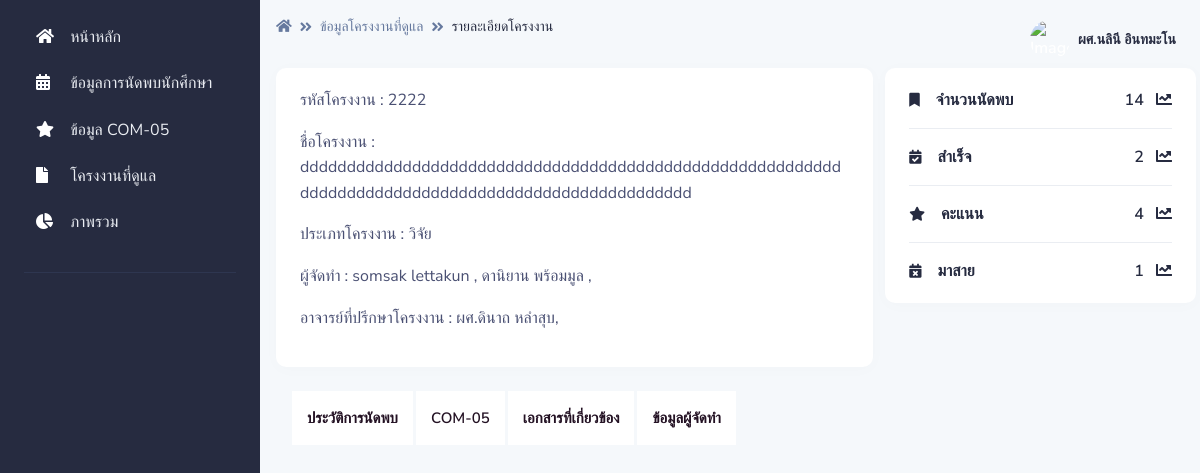
The app's page /pages/project_teacher/project_adviser.php?ID=2222 (signed in) with its own data.
### tables this page shows
CREATE TABLE `project` (
  `project_id` int(15) NOT NULL,
  `project_name` varchar(255) NOT NULL,
  `project_type` int(2) NOT NULL,
  `project_adviser1` int(15) NOT NULL,
  `project_adviser2` int(15) NOT NULL,
  `project_status` int(2) NOT NULL,
  `project_record` int(10) NOT NULL DEFAULT 1
);

CREATE TABLE `project_type` (
  `project_type_id` int(2) NOT NULL,
  `project_type_name` varchar(255) NOT NULL
);

CREATE TABLE `student` (
  `student_id` int(15) NOT NULL,
  `student_name` varchar(255) NOT NULL,
  `student_major` int(2) NOT NULL,
  `student_phone` varchar(15) NOT NULL,
  `student_email` varchar(255) NOT NULL,
  `student_password` varchar(255) NOT NULL,
  `student_photo` varchar(255) NOT NULL,
  `student_project` int(15) NOT NULL,
  `student_type` varchar(1) NOT NULL DEFAULT 'A'
);

CREATE TABLE `teacher` (
  `teacher_id` int(10) NOT NULL,
  `teacher_name` varchar(255) NOT NULL,
  `teacher_email` varchar(255) NOT NULL,
  `teacher_password` varchar(255) NOT NULL,
  `teacher_photo` varchar(255) NOT NULL,
  `teacher_type` int(1) NOT NULL DEFAULT 2
);

### pages/project_teacher/project_adviser.php (the view, shortened to what this page needs)
<?php
if (!$_SESSION["TeacherID"]){
	  Header("Location: ../../login_te.php");
}else{?>
<?php include '../../conn.php';
$id_project = $_REQUEST["ID"];?>
<!DOCTYPE html>
<html lang="en">
<head>
    <link type="text/css" href="../../vendor/@fortawesome/fontawesome-free/css/all.min.css" rel="stylesheet">
    <link type="text/css" href="../../vendor/notyf/notyf.min.css" rel="stylesheet">
    <link type="text/css" href="../../css/volt.css" rel="stylesheet">
</head>
<body>
    <?php include '../menu_te.php';?>
    <main class="content">
        <nav class="navbar navbar-top navbar-expand navbar-dashboard navbar-dark pl-0 pr-2 pb-0">
            <div class="container-fluid px-0">
                <div class="d-flex justify-content-between w-100" id="navbarSupportedContent">
                    <div class="d-flex">
                        <nav aria-label="breadcrumb">
                            <ol class="breadcrumb breadcrumb-dark breadcrumb-transparent">
                                <li class="breadcrumb-item"><a href="../student_index"><span
                                            class="fas fa-home"></span></a></li>
                                <li class="breadcrumb-item"><a href="../project_teacher">ข้อมูลโครงงานที่ดูแล</a></li>
                                <li class="breadcrumb-item active" aria-current="page">รายละเอียดโครงงาน</li>
                            </ol>
                        </nav>
                    </div>
                    <?php include '../navbar_te.php';?>
                </div>
            </div>
        </nav>
        <div class="row">
            <div class="col-12 col-xl-8">
                <div class="card border-light shadow-sm mb-4 lg-8">
                    <div class="card-body">
                    <?php
					$sql = "SELECT
                    project.project_id,
                    project.project_name,
                    project.project_type,
                    project_type.project_type_name
                    FROM
                    project
                    INNER JOIN project_type ON project.project_type = project_type.project_type_id
                    WHERE
                    project.project_id = '$id_project'";
					$result = $con->query($sql);
					if ($result->num_rows > 0) {
						while($row = $result->fetch_assoc()) {
                            echo '<p>รหัสโครงงาน : '. $row["project_id"].'</p>
                        <p>ชื่อโครงงาน : '. $row["project_name"].'</p>
                        <p>ประเภทโครงงาน : '. $row["project_type_name"].'</p>';
                    }
                    }
                    ?>
                        <p>ผู้จัดทำ :  <?php
           include '../../conn.php';
           $id_project = $_REQUEST["ID"];
					$sql = "SELECT
                    student.student_project,
                    student.student_id,
                    student.student_name
                    FROM
                    student
                    WHERE
                    student.student_project ='$id_project'";
					$result = $con->query($sql);
					if ($result->num_rows > 0) {
						while($row = $result->fetch_assoc()) {
                            echo '' . $row["student_name"].' , ';
            }
            }
            ?> </p>
                        <p>อาจารย์ที่ปรึกษาโครงงาน :
                        <?php
           include '../../conn.php';
           $id_ptojrct = $_REQUEST["ID"];
					$sql = "SELECT
                    project.project_id,
                    project.project_adviser1,
                    teacher.teacher_name
                    FROM
                    project
                    INNER JOIN teacher ON project.project_adviser1 = teacher.teacher_id
                    WHERE
                    project.project_id ='$id_ptojrct'";
					$result = $con->query($sql);
					if ($result->num_rows > 0) {
						while($row = $result->fetch_assoc()) {
                            echo '' . $row["teacher_name"].',';
                        }
                        }
                        ?>
</p>
                    </div>
                </div>
            </div>
            <div class="col-12 px-0 mb-4 col-xl-4">
                <div class="card border-light shadow-sm">
                    <div class="card-body">
                        <div class="d-flex align-items-center justify-content-between border-bottom border-light pb-3">
                            <div>
                                <h6 class="mb-0"><span class="icon icon-xs mr-3"><span
                                            class="fas fa-bookmark"></span></span>จำนวนนัดพบ</h6>
                            </div>
                            <div>
                            <a href="#" class="text-primary font-weight-bold">
                            <?php
           include '../../conn.php';
           $id_project = $_REQUEST["ID"];
					$sql = "SELECT
                    Count(appoint.appoint_id) as C_appoint,
                    appoint.project_id
                    FROM
                    appoint
                    WHERE
                    appoint.project_id = '$id_project'
                    GROUP BY
                    appoint.project_id";
					$result = $con->query($sql);
					if ($result->num_rows > 0) {
						while($row = $result->fetch_assoc()) {
                            echo $row["C_appoint"];
                        }
                        }else{
                            echo '0';
                        }
                        ?>
                            <span class="fas fa-chart-line ml-2"></span></a>
                            </div>
                        </div>
                        <div class="d-flex align-items-center justify-content-between border-bottom border-light py-3">
                            <div>
                                <h6 class="mb-0"><span class="icon icon-xs mr-3"><span
                                            class="fas fa-calendar-check"></span></span>สำเร็จ</h6>
                            </div>
                            <div>
                            <a href="#" class="text-primary font-weight-bold">
                            <?php
           include '../../conn.php';
           $id_project = $_REQUEST["ID"];
					$sql2 = "SELECT
                    Count(appoint.appoint_id) AS C_appoint01,
                    appoint.project_id
                    FROM
                    appoint
                    WHERE
                    appoint.project_id = '$id_project' AND
                    appoint.appoint_status = 4
                    GROUP BY
                    appoint.project_id";
					$result = $con->query($sql2);
					if ($result->num_rows > 0) {
						while($row = $result->fetch_assoc()) {
                            echo $row["C_appoint01"];
                        }
                        }else{
                            echo '0';
                        }
                        ?>
                            <span class="fas fa-chart-line ml-2"></span></a>
                            </div>
                        </div>
                        <div class="d-flex align-items-center justify-content-between border-bottom border-light py-3">
                            <div>
                                <h6 class="mb-0"><span class="icon icon-xs mr-3"><span
                                            class="fas fa-star"></span></span>คะแนน</h6>
                            </div>
                            <div>
                            <a href="#" class="text-primary font-weight-bold">
                            <?php
           include '../../conn.php';
           $id_project = $_REQUEST["ID"];
					$sql2 = "SELECT
                    com05.project_id,
                    Sum(score.score_score) as s_sum
                    FROM
                    com05
                    INNER JOIN score ON com05.score = score.score_id
                    WHERE
                    com05.project_id = '$id_project'
                    GROUP BY
com05.project_id
                    ";
					$result = $con->query($sql2);
					if ($result->num_rows > 0) {
						while($row = $result->fetch_assoc()) {
                            echo $row["s_sum"];
                        }
                        }else{
                            echo '0';
                        }
                        ?>
                            <span class="fas fa-chart-line ml-2"></span></a>
                            </div>
                        </div>
                        <div class="d-flex align-items-center justify-content-between pt-3">
                            <div>
                                <h6 class="mb-0"><span class="icon icon-xs mr-3"><span
                                            class="fas fa-calendar-times"></span></span>มาสาย</h6>
                            </div>
                            <div>
                                <a href="#" class="text-primary font-weight-bold">
                                <a href="#" class="text-primary font-weight-bold">
                            <?php
           include '../../conn.php';
           $id_project = $_REQUEST["ID"];
					$sql3 = "SELECT
                    com05.project_id,
                    Count(com05.com05_id) as C_Com_21,
                    com05.meet_check
                    FROM
                    com05
                    WHERE
                    com05.project_id = '$id_project' AND
                    com05.meet_check = 2
                    GROUP BY
                    com05.meet_check,
                    com05.project_id ";
					$result3 = $con->query($sql3);
					if ($result->num_rows > 0) {
						while($row = $result3->fetch_assoc()) {
                            echo $row["C_Com_21"];
                        }
                        }else{
                            echo '0';
                        }
                        ?> <span
                                        class="fas fa-chart-line ml-2"></span></a>
                            </div>
                        </div>
                    </div>
                </div>
            </div>
        </div>
        <div class="container">
            <div class="row">
                <div class="col-md-12">
                    <div class="tab" role="tabpanel">
                        <ul class="nav nav-tabs" role="tablist">
                            <li role="presentation" ><a href="#Section1" aria-controls="home" role="tab"
                                    data-toggle="tab">ประวัติการนัดพบ</a></li>
                            <li role="presentation"><a href="#Section2" aria-controls="profile" role="tab"
                                    data-toggle="tab">COM-05</a></li>
                            <li role="presentation"><a href="#Section3" aria-controls="messages" role="tab"
                                    data-toggle="tab">เอกสารที่เกี่ยวข้อง</a></li>
                                    <li role="presentation"><a href="#Section4" aria-controls="messages" role="tab"
                                    data-toggle="tab">ข้อมูลผู้จัดทำ</a></li>
                        </ul>
                        <div class="tab-content tabs">
                        </div>
                    </div>
                </div>
            </div>
        </div>
    </main>
</body>
</html>
<?php }?>

### pages/project_teacher/project_adviser.php (style rules this page uses)
.tab .nav-tabs { position: relative; border-bottom: none; }
.tab .nav-tabs li { text-align: center; margin-right: 3px; }
.tab .nav-tabs li a { display: block; font-size: 15px; font-weight: 600; color: #231123; text-transform: uppercase; padding: 15px; background: #fff; margin-right: 0; border-radius: 0; border: none; position: relative; transition: all 0.5s ease 0s; }
.tab .nav-tabs li a:before { content: ""; width: 8px; height: 8px; border-radius: 50%; background: transparent; position: absolute; margin-left: -20px; bottom: 0; left: 50%; transition: all 0.2s ease 0s; }
.tab .nav-tabs li a:after { content: ""; width: 0; height: 1px; background: #00cad5; margin-left: -15px; position: absolute; bottom: 6%; left: 50%; transition: all 0.2s ease 0s; }
.tab .tab-content { font-size: 14px; color: #6f6c6c; line-height: 26px; padding: 20px 20px 20px 15px; }
body { border-radius: 10px }
.card { border: none; border-radius: 10px; background-color: #fff }

### records on screen
project: project_id "2222", project_name "dddddddddddddddddddddddddddddddddddddddddddddddddddddddddddddddddddddddddddddddddddddddddddddddddddd", project_type.project_type_name "วิจัย", project_adviser1.teacher_name "ผศ.ดินาถ หลำสุบ"
student: student_name "somsak lettakun"
student: student_name "ดานิยาน พร้อมมูล"

### other values on screen
$_SESSION["TeacherName"] "ผศ.นลินี อินทมะโน"
$row["C_appoint"] "14"
$row["C_appoint01"] "2"
$row["s_sum"] "4"
$row["C_Com_21"] "1"
